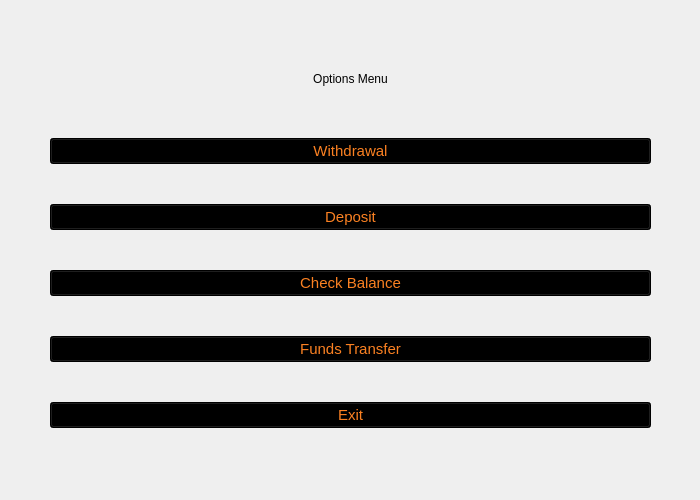
<?xml version="1.0" encoding="UTF-8"?>
<ui version="4.0">
 <class>OptionsPage</class>
 <widget class="QWidget" name="OptionsPage">
  <property name="geometry">
   <rect>
    <x>0</x>
    <y>0</y>
    <width>700</width>
    <height>500</height>
   </rect>
  </property>
  <property name="windowTitle">
   <string>Form</string>
  </property>
  <widget class="QStackedWidget" name="stackedWidget">
   <property name="geometry">
    <rect>
     <x>0</x>
     <y>0</y>
     <width>700</width>
     <height>500</height>
    </rect>
   </property>
   <widget class="QWidget" name="Options">
    <widget class="QWidget" name="verticalLayoutWidget_2">
     <property name="geometry">
      <rect>
       <x>0</x>
       <y>0</y>
       <width>701</width>
       <height>528</height>
      </rect>
     </property>
     <layout class="QVBoxLayout" name="verticalLayout_2">
      <property name="spacing">
       <number>40</number>
      </property>
      <property name="leftMargin">
       <number>50</number>
      </property>
      <property name="topMargin">
       <number>60</number>
      </property>
      <property name="rightMargin">
       <number>50</number>
      </property>
      <property name="bottomMargin">
       <number>100</number>
      </property>
      <item>
       <widget class="QLabel" name="lblOptions">
        <property name="sizePolicy">
         <sizepolicy hsizetype="Preferred" vsizetype="Preferred">
          <horstretch>0</horstretch>
          <verstretch>5</verstretch>
         </sizepolicy>
        </property>
        <property name="text">
         <string>Options Menu</string>
        </property>
        <property name="alignment">
         <set>Qt::AlignCenter</set>
        </property>
       </widget>
      </item>
      <item>
       <widget class="QPushButton" name="buttonWithdrawal">
        <property name="styleSheet">
         <string notr="true">QPushButton { 
font:Dosis;
color:#FB8122;
 font-size:15px;
 background-color:E8EAE3;
}</string>
        </property>
        <property name="text">
         <string>Withdrawal</string>
        </property>
       </widget>
      </item>
      <item>
       <widget class="QPushButton" name="buttonDeposit">
        <property name="styleSheet">
         <string notr="true">QPushButton { 
font:Dosis;
color:#FB8122;
 font-size:15px;
 background-color:E8EAE3;
}</string>
        </property>
        <property name="text">
         <string>Deposit</string>
        </property>
       </widget>
      </item>
      <item>
       <widget class="QPushButton" name="buttonBalance">
        <property name="styleSheet">
         <string notr="true">QPushButton { 
font:Dosis;
color:#FB8122;
 font-size:15px;
 background-color:E8EAE3;
}</string>
        </property>
        <property name="text">
         <string>Check Balance</string>
        </property>
       </widget>
      </item>
      <item>
       <widget class="QPushButton" name="buttonTransfer">
        <property name="styleSheet">
         <string notr="true">QPushButton { 
font:Dosis;
color:#FB8122;
 font-size:15px;
 background-color:E8EAE3;
}</string>
        </property>
        <property name="text">
         <string>Funds Transfer</string>
        </property>
       </widget>
      </item>
      <item>
       <widget class="QPushButton" name="buttonExit">
        <property name="styleSheet">
         <string notr="true">QPushButton { 
font:Dosis;
color:#FB8122;
 font-size:15px;
 background-color:E8EAE3;
}</string>
        </property>
        <property name="text">
         <string>Exit</string>
        </property>
       </widget>
      </item>
     </layout>
    </widget>
   </widget>
   <widget class="QWidget" name="NULL_2"/>
  </widget>
 </widget>
 <resources/>
 <connections/>
</ui>
